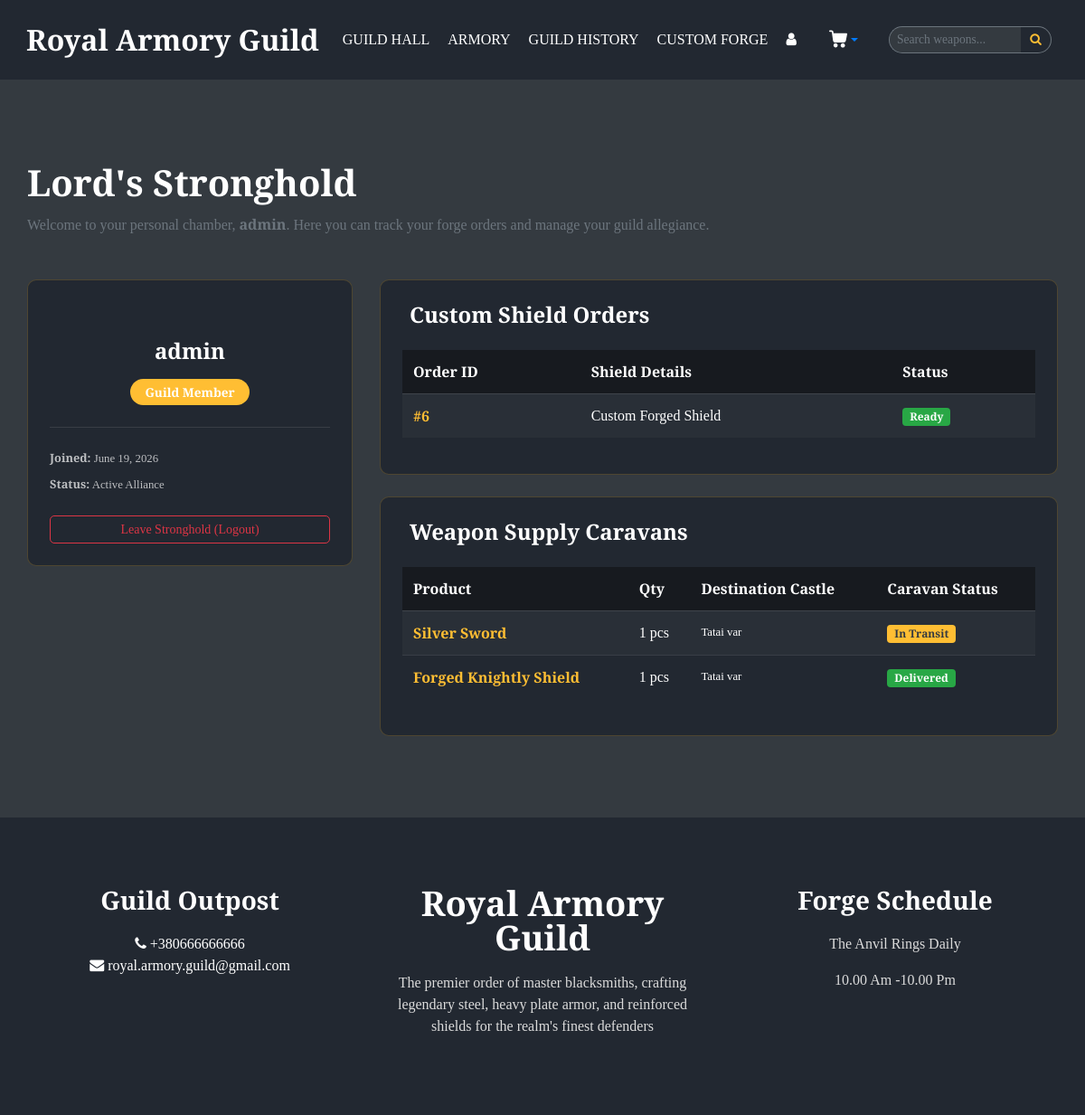
/accounts/profile/ (signed in), run on an earlier commit of the app's database.
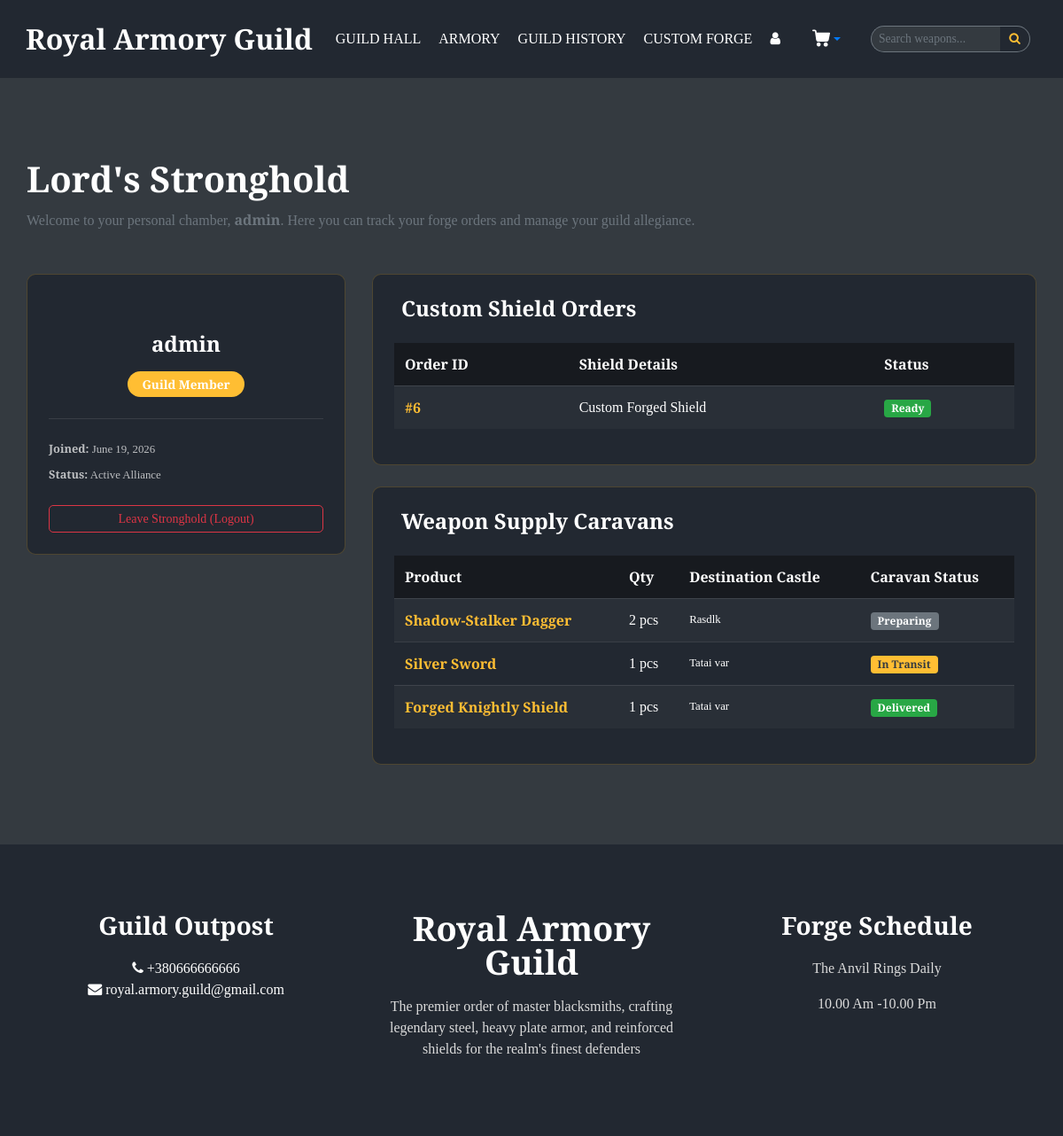
And on a later commit of the database.
### custom_order/models.py (models this page shows, shortened)
class CustomShieldOrder(models.Model):
    SHIELD_TYPES = [
        ('SHIELD', 'A knight shield with its coat of arms'),
        ('SADDLE', 'Customizing a horse saddle'),
        ('ENGRAVING', 'Engraving on the blade of a sword'),
    ]
    user = models.ForeignKey(User, on_delete=models.CASCADE)
    lord_name = models.CharField(max_length=50)
    shield_type = models.CharField(max_length=20, choices=SHIELD_TYPES, default='SHIELD')
    heraldry_description = models.TextField()
    STATUS_CHOICES = [
        ('WAITING', 'Waiting the blacksmith to start'),
        ('IN_PROGRESS', 'The craftsmen are making'),
        ('READY', 'Ready to ship'),
    ]
    status = models.CharField(max_length=20, choices=STATUS_CHOICES, default='WAITING')
    created_at = models.DateTimeField(auto_now_add=True)
    updated_at = models.DateTimeField(auto_now=True)
    class Meta:
        ordering = ['-id']

### user_profile/models.py (models this page shows, shortened)
class SupplyOrder(models.Model):
    STATUS_CHOICES = [
        ('PREPARING', 'Preparing to ship'),
        ('IN_TRANSIT', 'Caravan on the way'),
        ('DELIVERED', 'Delivered to the castle'),
    ]
    user =  models.ForeignKey(User, on_delete=models.CASCADE)
    product = models.ForeignKey(GuildProduct, on_delete=models.CASCADE)
    quantity = models.PositiveIntegerField()
    castle_address = models.CharField(max_length=150)
    created_at = models.DateTimeField(auto_now_add=True)
    updated_at = models.DateTimeField(auto_now=True)
    status = models.CharField(max_length=20, choices=STATUS_CHOICES, default='PREPARING')
    class Meta:
        ordering = ['-id']

### catalog/models.py (models this page shows, shortened)
class GuildProduct(models.Model):
    category = models.ForeignKey(Category, on_delete=models.CASCADE)
    name = models.CharField(max_length=50)
    description = models.TextField()
    price = models.PositiveIntegerField()
    discount_price = models.PositiveIntegerField(blank=True, null=True)
    material_or_element = models.CharField(max_length=50)
    stock = models.PositiveIntegerField()
    stock_change = models.IntegerField(
        blank=True,
        null=True,
        verbose_name="Add/Remove Stock (e.g. +142 or -5)",
        help_text="Enter a positive number to add, or a negative number to subtract from current stock."
    )
    image = models.ImageField(upload_to='products_images/', verbose_name="Product Image", blank=True, null=True)
    slug = models.SlugField(max_length=50, unique=True)
    is_special = models.BooleanField(default=False)
    class Meta:
        ordering = ['-id']

### main/models.py (models this page shows, shortened)
class AboutInfo(models.Model):
    text = models.TextField()
    phone = models.CharField(max_length=50, null=True, blank=True)
    email = models.EmailField(null=True, blank=True)
    class Meta:
        verbose_name_plural = "About Us"

### user_profile/views.py (the view)
# urls.py: path('accounts/profile/', profile_views.profile_view, name='profile'),
@login_required(login_url='login')
def profile_view(request):
    shield_orders = CustomShieldOrder.objects.filter(user=request.user)
    supply_orders = SupplyOrder.objects.filter(user=request.user)
    context = {
        'shield_orders': shield_orders,
        'supply_orders': supply_orders,
    }
    return render(request, 'user_profile.html', context=context)

### user_profile/templates/user_profile.html (shortened to what this page needs)
{% extends 'index.html' %}
{% load static %}
{% block hero_class %}sub_page{% endblock %}
{% block content %}
<section class="book_section layout_padding profile_section bg-dark text-white" style="min-height: 80vh;">
    <div class="container">
        <div class="heading_container mb-5">
            <h2>Lord's Stronghold</h2>
            <p class="text-muted">Welcome to your personal chamber, <strong>{{ user.username }}</strong>. Here you can track your forge orders and manage your guild allegiance.</p>
        </div>
        <div class="row">
            <div class="col-md-4 mb-4">
                <div class="card guild_card" style="border-radius: 10px;">
                    <div class="card-body text-center p-4">
                        <div class="mb-3">
                        </div>
                        <h4 class="font-weight-bold mb-1">{{ user.username }}</h4>
                        <span class="badge badge-warning px-3 py-2" style="font-size: 0.85rem; border-radius: 20px; background-color: #ffbe33; color: white;">
                            Guild Member
                        </span>
                        <hr class="my-4" style="border-color: rgba(255,255,255,0.1);">
                        <div class="text-left small" style="color: rgba(255,255,255,0.7);">
                            <p class="mb-2"><strong>Joined:</strong> {{ user.date_joined|date:"F d, Y" }}</p>
                            <p class="mb-0"><strong>Status:</strong> Active Alliance</p>
                        </div>
                        <div class="mt-4">
                            <form action="{% url 'logout' %}" method="post" class="w-100">
                                <button type="submit" class="btn btn-outline-danger btn-sm btn-block" style="border-radius: 5px; width: 100%;">
                                    Leave Stronghold (Logout)
                                </button>
                            </form>
                        </div>
                    </div>
                </div>
            </div>
            <div class="col-md-8">
                <div class="card guild_card mb-4">
                    <div class="card-body p-4">
                        <h4 class="font-weight-bold mb-4">Custom Shield Orders</h4>
                        {% if shield_orders %}
                            <div class="table-responsive">
                                <table class="table table-hover">
                                    <thead style="background-color: #171a1f; color: #ffffff;">
                                        <tr>
                                            <th>Order ID</th>
                                            <th>Shield Details</th>
                                            <th>Status</th>
                                        </tr>
                                    </thead>
                                    <tbody>
                                        {% for order in shield_orders %}
                                            <tr>
                                                <td class="font-weight-bold" style="color: #ffbe33;">#{{ order.id }}</td>
                                                <td>Custom Forged Shield</td>
                                                <td>
                                                    {% if order.status == 'WAITING' %}
                                                        <span class="badge badge-secondary px-2 py-1">Waiting</span>
                                                    {% elif order.status == 'IN_PROGRESS' %}
                                                        <span class="badge badge-warning px-2 py-1 text-dark" style="background-color: #ffbe33;">In Progress</span>
                                                    {% else %}
                                                        <span class="badge badge-success px-2 py-1">Ready</span>
                                                    {% endif %}
                                                </td>
                                            </tr>
                                        {% endfor %}
                                    </tbody>
                                </table>
                            </div>
                        {% endif %}
                    </div>
                </div>
                <div class="card guild_card">
                    <div class="card-body p-4">
                        <h4 class="font-weight-bold mb-4">Weapon Supply Caravans</h4>
                        {% if supply_orders %}
                            <div class="table-responsive">
                                <table class="table table-hover">
                                    <thead style="background-color: #171a1f; color: #ffffff;">
                                        <tr>
                                            <th>Product</th>
                                            <th>Qty</th>
                                            <th>Destination Castle</th>
                                            <th>Caravan Status</th>
                                        </tr>
                                    </thead>
                                    <tbody>
                                        {% for order in supply_orders %}
                                            <tr>
                                                <td class="font-weight-bold" style="color: #ffbe33;">{{ order.product.name }}</td>
                                                <td>{{ order.quantity }} pcs</td>
                                                <td class="small">{{ order.castle_address }}</td>
                                                <td>
                                                    {% if order.status == 'PREPARING' %}
                                                        <span class="badge badge-secondary px-2 py-1">Preparing</span>
                                                    {% elif order.status == 'IN_TRANSIT' %}
                                                        <span class="badge badge-warning px-2 py-1 text-dark" style="background-color: #ffbe33;">In Transit</span>
                                                    {% else %}
                                                        <span class="badge badge-success px-2 py-1">Delivered</span>
                                                    {% endif %}
                                                </td>
                                            </tr>
                                        {% endfor %}
                                    </tbody>
                                </table>
                            </div>
                        {% endif %}
                    </div>
                </div>
            </div>
        </div>
    </div>
</section>
{% endblock %}

### templates/index.html (shortened to what this page needs)
{% load static %}
<!DOCTYPE html>
<html>
{% include 'header.html' %}
<body>
  <div class="hero_area {% block hero_class %}{% endblock %}">
      {% include 'nav.html' %}
  </div>
  {% block content %}
  {% endblock %}
{% include 'footer.html' %}
  <link rel="stylesheet" href="https://unpkg.com/leaflet@1.9.4/dist/leaflet.css" />
</body>
</html>

### templates/header.html (shortened to what this page needs)
{% load static %}
<head>
  <link rel="stylesheet" type="text/css" href="{% static 'css/bootstrap.css' %}" />
  <link rel="stylesheet" type="text/css" href="https://cdnjs.cloudflare.com/ajax/libs/OwlCarousel2/2.3.4/assets/owl.carousel.min.css" />
  <link rel="stylesheet" href="https://cdnjs.cloudflare.com/ajax/libs/jquery-nice-select/1.1.0/css/nice-select.min.css" />
  <link href="{% static 'css/font-awesome.min.css' %}" rel="stylesheet" />
  <link href="{% static 'css/style.css' %}" rel="stylesheet" />
  <link href="{% static 'css/responsive.css' %}" rel="stylesheet" />
</head>

### templates/nav.html (shortened to what this page needs)
    <header class="header_section" style="background-color: #222831;">
      <div class="collapse navbar-collapse" id="navbarSupportedContent" style="display: flex; align-items: center; justify-content: center;">
        <nav class="navbar navbar-expand-lg custom_nav-container" style="justify-content: center;">
          <a class="navbar-brand" href="{% url 'main_index' %}">
            <span>Royal Armory Guild</span>
          </a>
          <div class="collapse navbar-collapse" id="navbarSupportedContent" style="display: flex; align-items: center; justify-content: space-between;">
            <ul class="navbar-nav">
              <li class="nav-item {% if request.resolver_match.url_name == 'main_index' %}active{% endif %}">
                <a class="nav-link" href="{% url 'main_index' %}">GUILD HALL</a>
              </li>
              <li class="nav-item {% if request.resolver_match.url_name == 'catalog_index' %}active{% endif %}">
                <a class="nav-link" href="{% url 'catalog_index' %}">ARMORY</a>
              </li>
              <li class="nav-item">
                <a class="nav-link" href="{% url 'main_index' %}#guild-about-section">GUILD HISTORY</a>
              </li>
              <li class="nav-item {% if request.resolver_match.url_name == 'custom_order_index' %}active{% endif %}">
                <a class="nav-link" href="{% url 'custom_order_index' %}">CUSTOM FORGE</a>
              </li>
            </ul>
            <div class="user_option">
                {% if user.is_authenticated %}
              <a href="{% url 'profile' %}" class="user_link">
                <i class="fa fa-user" aria-hidden="true"></i>
              </a>
                {% else %}
                <a href="{% url 'login' %}" class="user_link">
                <i class="fa fa-user" aria-hidden="true"></i>
                </a>
                {% endif %}
              <div class="dropdown mx-3">
                  <a class="cart_link dropdown-toggle" href="#" id="cartDropdown" data-toggle="dropdown" aria-haspopup="true" aria-expanded="false" style="position: relative; text-decoration: none;">
                  </a>
                </div>
              <form class="form-inline mx-2" action="{% url 'catalog_index' %}" method="get" style="display: flex;  max-width: 220px; width: 100%;;">
                 <div class="input-group" style="max-width: 180px; height: 30px;">
                   <input type="text" name="search" class="form-control form-control-sm bg-dark text-white border-secondary" placeholder="Search weapons..." style="border-radius: 20px 0 0 20px; height: 30px; font-size: 0.85rem; border-right: none;">
                   <div class="input-group-append">
                     <button class="btn btn-sm text-white border-secondary" type="submit" style="background-color: #222831; border-radius: 0 20px 20px 0; border-left: none; height: 30px; padding: 0 10px; display: flex; align-items: center;">
                       <i class="fa fa-search" aria-hidden="true" style="color: #ffbe33; font-size: 0.85rem;"></i>
                     </button>
                   </div>
                 </div>
              </form>
            </div>
          </div>
        </nav>
      </div>
    </header>

### templates/footer.html (shortened to what this page needs)
  <footer class="footer_section">
    <div class="container">
      <div class="row">
        <div class="col-md-4 footer-col">
          <div class="footer_contact">
            <h4>
              Guild Outpost
            </h4>
            <div class="contact_link_box">
                <div class="contact_item">
                    <i class="fa fa-phone" aria-hidden="true"></i>
                    <span>
                        {{ about_info.phone }}
                    </span>
                </div>
                <div class="contact_item">
                    <i class="fa fa-envelope" aria-hidden="true"></i>
                    <span>
                  {{ about_info.email }}
                    </span>
                </div>
            </div>
          </div>
        </div>
        <div class="col-md-4 footer-col">
          <div class="footer_detail">
            <a href="" class="footer-logo">
              Royal Armory Guild
            </a>
            <p>
                The premier order of master blacksmiths, crafting legendary steel, heavy plate armor, and reinforced shields for the realm's finest defenders</p>
          </div>
        </div>
        <div class="col-md-4 footer-col">
          <h4>
            Forge Schedule
          </h4>
          <p>
            The Anvil Rings Daily
          </p>
          <p>
            10.00 Am -10.00 Pm
          </p>
        </div>
      </div>
    </div>
  </footer>

What changed in the data, as far as the page shows it:
added SupplyOrder: product.name "Shadow-Stalker Dagger", quantity "2", castle_address "Rasdlk", status "Preparing"
